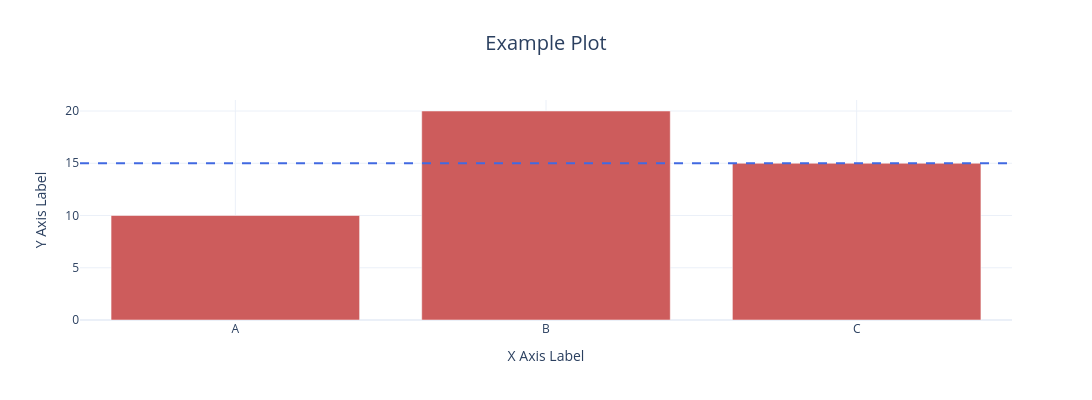

Notebook code cell kept with this figure:
### Markdown cell above
#### **1. General Outline for Creating Plots in Plotly (using `plotly.graph_objects`):**

This structure is similar to how you'd think in Matplotlib but follows Plotly's interactive logic.

### Code cell
import plotly.graph_objects as go

# 1. Create a figure object
# This is the container for all plot elements: traces, layout, etc.
fig = go.Figure()

# 2. Add plotting elements (called "traces" in Plotly)
# A trace is a plot element like a line, bar, scatter point, etc.
fig.add_trace(go.Bar(
    x=['A', 'B', 'C'],           # X-axis values
    y=[10, 20, 15],              # Y-axis values
    name='Example Bar',          # Legend label
    marker_color='indianred'     # Bar color
))

# 3. Customize layout: title, axis labels, etc.
fig.update_layout(
    title={                             # Title settings
        'text': "Example Plot",
        'x': 0.5,                        # Center the title
        'xanchor': 'center',
        'font': dict(size=20)
    },
    xaxis=dict(                         # X-axis settings
        title='X Axis Label',
        tickangle=0,
        showgrid=True
    ),
    yaxis=dict(                         # Y-axis settings
        title='Y Axis Label',
        showgrid=True
    ),
    legend=dict(                        # Legend settings
        title='Legend',
        orientation='h',
        yanchor='bottom',
        y=1.02,
        xanchor='right',
        x=1
    ),
    template='plotly_white',            # Theme (you can try 'plotly_dark' etc.)
    height=400,                         # Figure height
    width=1150                           # Figure width
)

# 4. (Optional) Customize annotations, shapes, or interactivity
# Example: Add a horizontal line
fig.add_shape(
    type="line",
    x0=0,
    x1=1,
    y0=15,
    y1=15,
    xref='paper',
    yref='y',
    line=dict(color="RoyalBlue", width=2, dash="dash")
)

# 5. Show the figure
fig.show()

### Figure 1 — Plotly figure (JSON) as saved in the notebook; plotly's stock layout.template omitted (floating-point values rounded to 4 significant figures)
{"data": [{"marker": {"color": "indianred"}, "name": "Example Bar", "type": "bar", "x": ["A", "B", "C"], "y": [10, 20, 15]}], "layout": {"height": 400, "legend": {"orientation": "h", "title": {"text": "Legend"}, "x": 1, "xanchor": "right", "y": 1.02, "yanchor": "bottom"}, "shapes": [{"line": {"color": "RoyalBlue", "dash": "dash", "width": 2}, "type": "line", "x0": 0, "x1": 1, "xref": "paper", "y0": 15, "y1": 15, "yref": "y"}], "title": {"font": {"size": 20}, "text": "Example Plot", "x": 0.5, "xanchor": "center"}, "width": 1150, "xaxis": {"showgrid": true, "tickangle": 0, "title": {"text": "X Axis Label"}}, "yaxis": {"showgrid": true, "title": {"text": "Y Axis Label"}}}}
